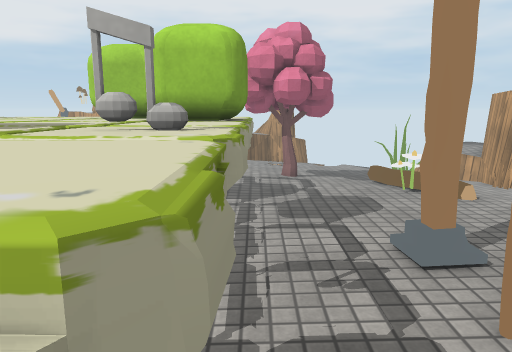
[1] (above)

24 first-person views from a walk through a Unity game level. The camera is 1.5 m above the floor, tilts 10° down and sees 70° across. The floor is counted in squares, 0.5 m on a side. Each view is taken from the middle of a square. On the plan, view 1 faces up. The plan holds only what a view shows up to about 20 squares ahead; the rest is blank. The place goes on beyond the plan. The player is left out. Some surface patterns are stand-ins.

[2]
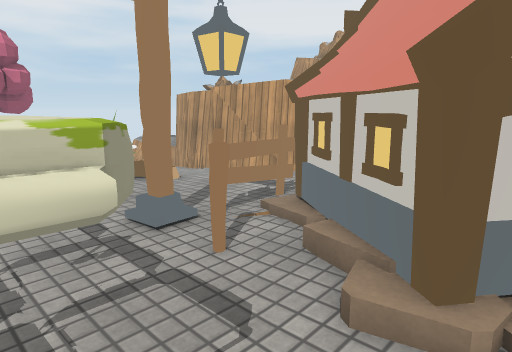

[3]
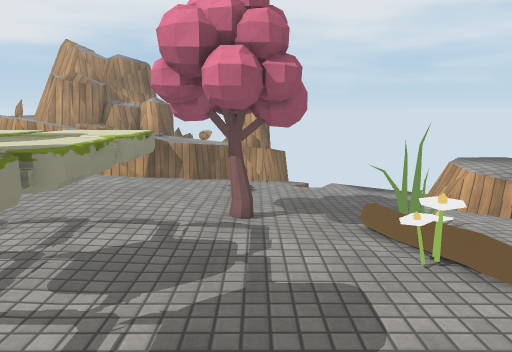

[4]
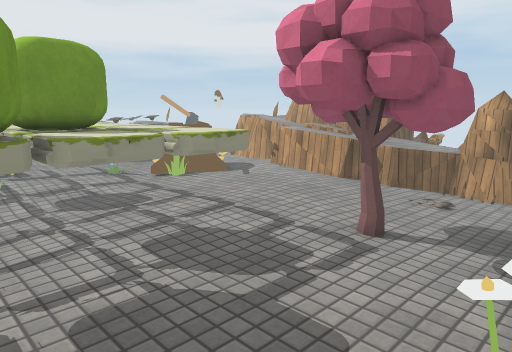

[5]
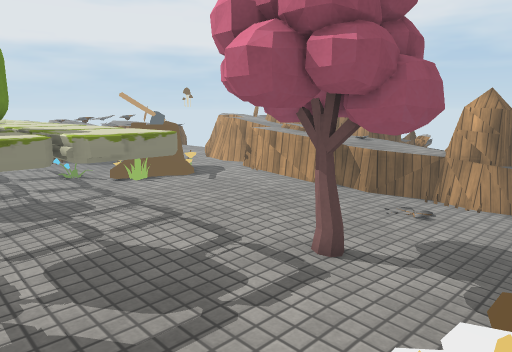

[6]
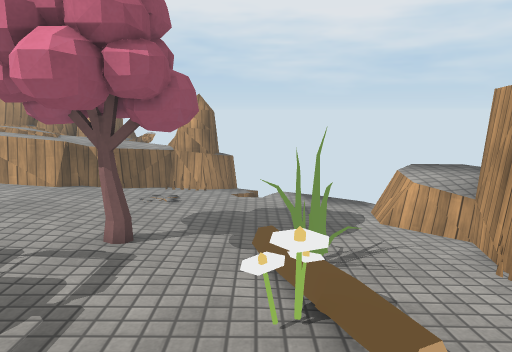

[7]
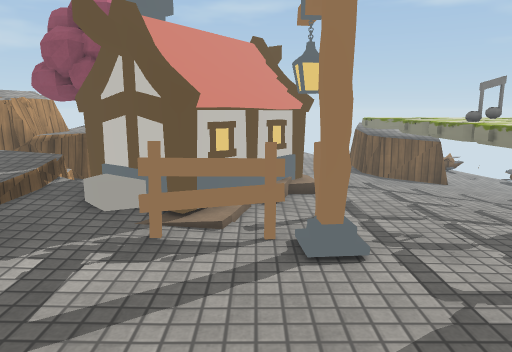

[8]
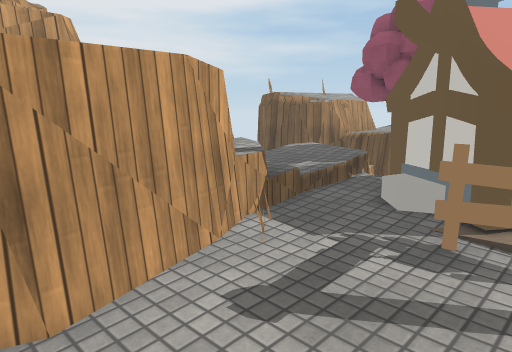

[9]
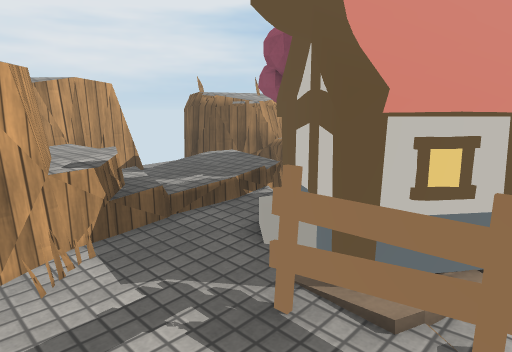

[10]
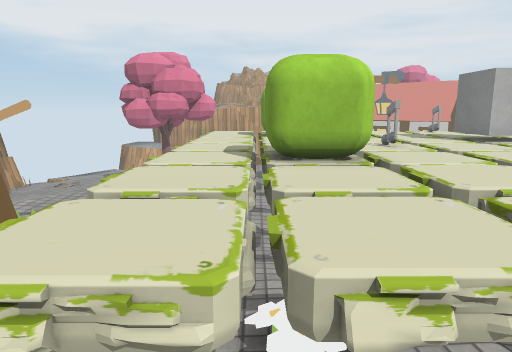

[11]
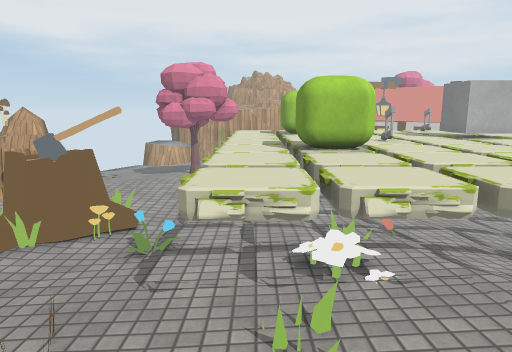

[12]
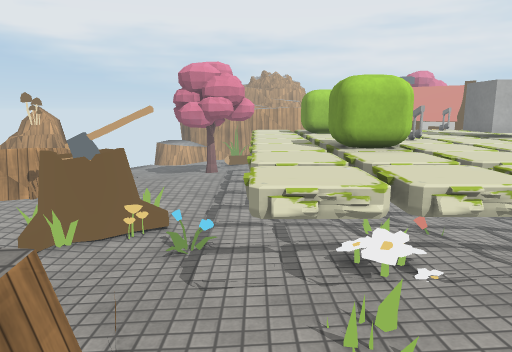

[13]
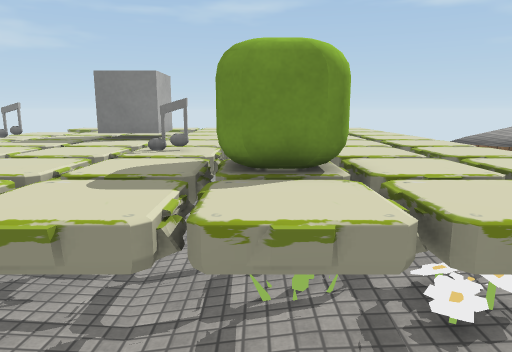

[14]
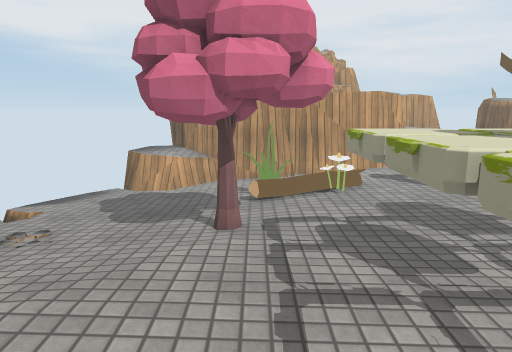

[15]
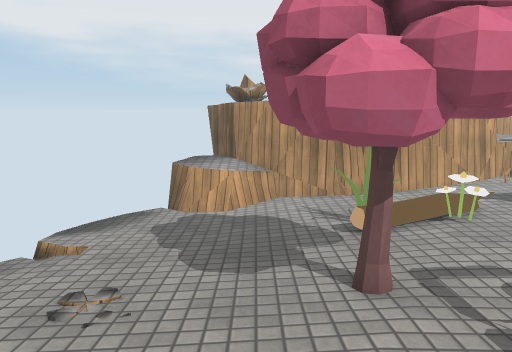

[16]
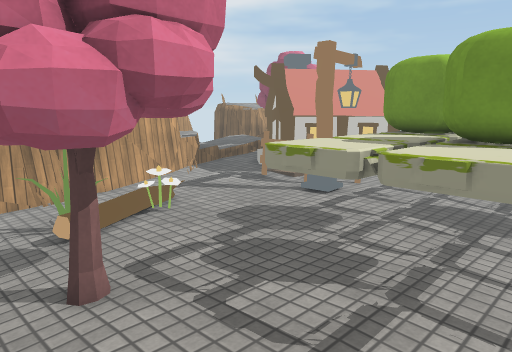

[17]
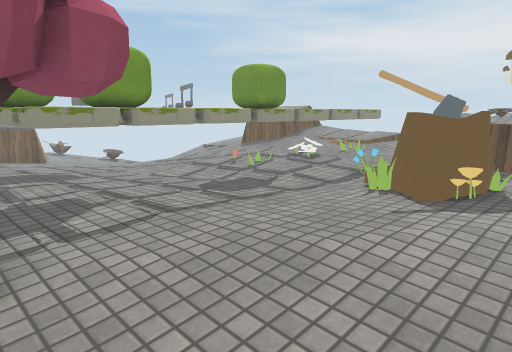

[18]
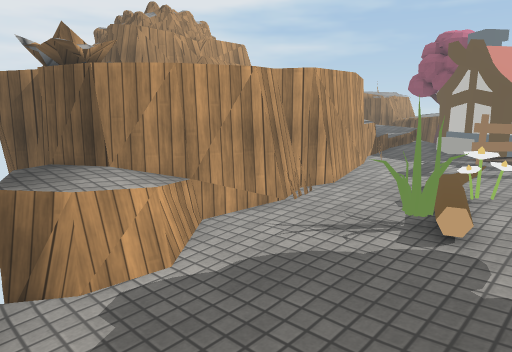

[19]
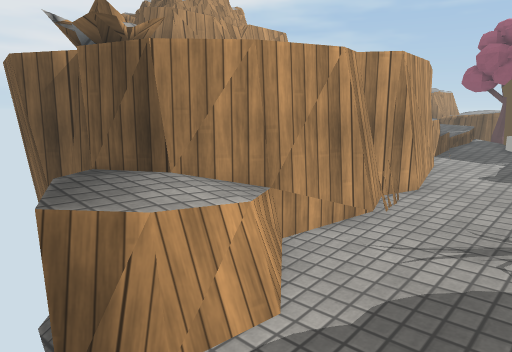

[20]
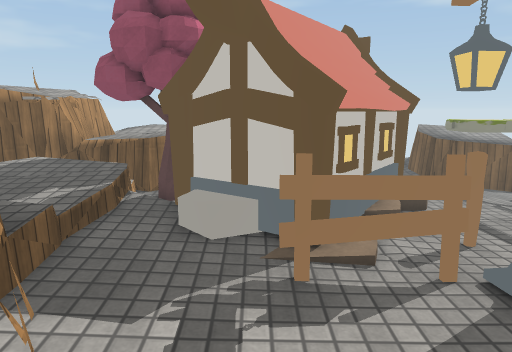

[21]
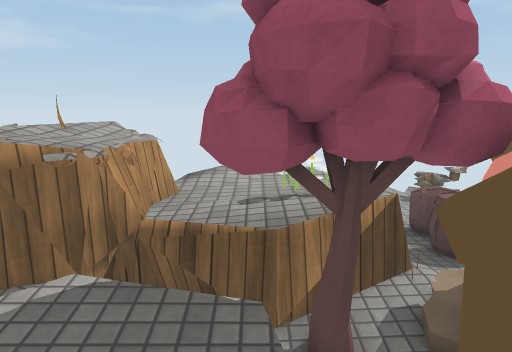

[22]
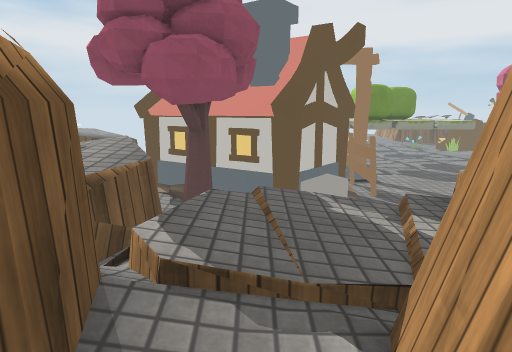

[23]
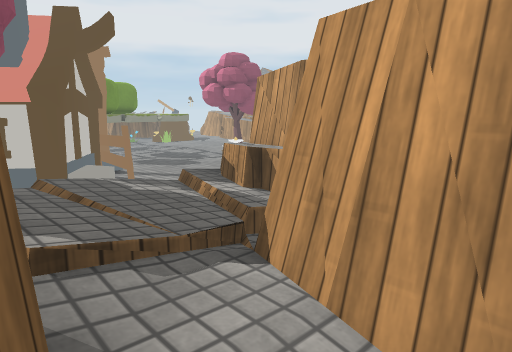

[24]
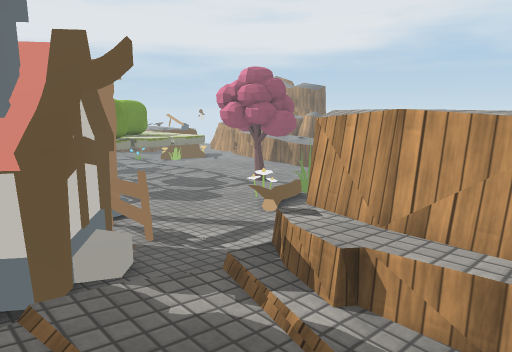

### Floor plan
Key: @ floor where view 1 was taken; # wall or solid block; x gap in a wall; . main floor; : floor 0.25 m higher than the main floor; - floor 0.25 m lower than the main floor; + floor 0.5 m higher than the main floor; _ floor 0.5 m lower than the main floor; * floor 0.75 m higher than the main floor; % floor 1 m higher than the main floor; / step, stairs or slope; = window, fence, low wall or low ledge; ^ raised ledge; O other object.
Columns run from 22 left of view 1 to 20 right of it. Each row starts with its distance up from view 1.
 25               ^^^^^^^^^=---/____
 24             ^^=^^^^^^^.---//-___
 23              =:^^^^^....------__ =#
 22             :::== :.....-------_x^^^=
 21           ::::::::::.....-------^^^^#
 20      ^=.:./OOO:::::::.....------^^^##
 19  ^^ ^^=  ..OOO:::::::..O..------=^#
 18 ^^^    ....OOO:::::::OOOOO..-----##
 17     ^^::....//..:::::OOOOOO....--#
 16     ==:::.O......::::OOOOO.:OO.. #
 15       ::::........:::..OO...O/..=#
 14  +    ^^^^^^^^^^^^^^^^^OO...O....#
 13  +    O^^^^^^^^^^^^^^^^....OO...##
 12     ++O^O^^O#^^^^^O#^^^......:..=#
 11      O^^O^^OOO^^^^OO^^^..........#
 10      +^^^^^OO^^^^^OO^^^..........#
  9       ^^^^OO^^^^^^^^OOO........::#^  ^
  8       ^^^^^O^^O^^^^^OO#.......:::=#^^^^
  7       ^^^^^##^^^^^^^^^^..OO.::::::%%###^
  6       ^^^#    #^^^^^^^^...OOOO::::*%%%%^
  5     ^ ^#       ###^^^^^...O:OOO/::++*++^
  4    ^^          ###^^OO^..OOOOOOO++++++/#^^
  3   ^^^           #O^^^^^.../OOOOOO+***+/===#
  2                 ^^^^^^^...OOOOOOOOO***/++ /
  1                   ^^^^^..OOOO OOOOOO**/+/
  0                   ^^  @..OOOOOOO OOO+##=##.
 -1                    # ...   O OO==^#^^#^^
 -2                    ##^..    OO#^^^^^^^^^

Where each view was taken, in squares from view 1:
view 1: 0 up, 0 right, facing up
view 2: 1 down, 1 left, facing up-right
view 3: 6 up, 2 right, facing up
view 4: 8 up, 6 right, facing up-left
view 5: 10 up, 6 right, facing up-left
view 6: 8 up, 5 right, facing up
view 7: 14 up, 5 right, facing down
view 8: 14 up, 5 right, facing down-right
view 9: 10 up, 4 right, facing down-right
view 10: 12 up, 18 left, facing right
view 11: 13 up, 21 left, facing right
view 12: 14 up, 21 left, facing right
view 13: 17 up, 10 left, facing down
view 14: 16 up, 8 left, facing right
view 15: 19 up, 5 left, facing right
view 16: 19 up, 5 left, facing down-right
view 17: 23 up, 2 right, facing down-left
view 18: 24 up, 3 right, facing down-right
view 19: 24 up, 6 right, facing down-right
view 20: 12 up, 8 right, facing down
view 21: 6 up, 12 right, facing down
view 22: 2 up, 20 right, facing left
view 23: 0 up, 20 right, facing up-left
view 24: 1 up, 17 right, facing up-left
